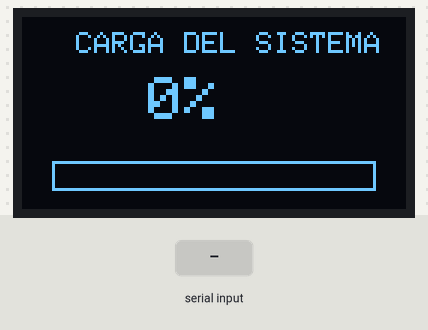
A sketch run on a simulated ESP32. On the bench: 128×64 one-colour display. The test bench sets the inputs (shaded band). What the sketch prints to the serial monitor is not drawn.

Above: at 1.2 s.
1.3 s: "90,45\n" received over Serial
At 2.2 s:
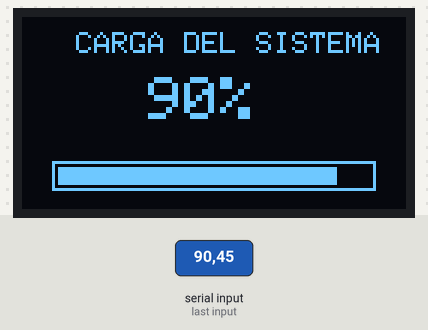
2.8 s: "30,150\n" received over Serial
At 3.3 s:
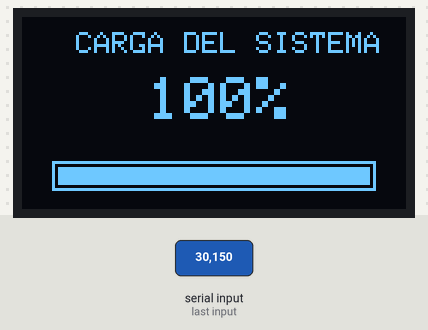
Timing chart, 0 to 5.8 s (numbered marks = the images above; inputs shaded):
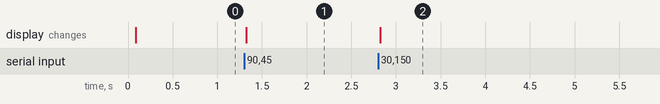

Measured:
- after the input at 1.3 s, the display: changes at once (image 1)
- after the input at 2.8 s, the display: changes at once (image 2)

The sketch:

OLED_SSD1306.ino
```cpp
#include <Wire.h>
#include <Adafruit_GFX.h>
#include <Adafruit_SSD1306.h>

#define SCREEN_WIDTH 128
#define SCREEN_HEIGHT 64

#define OLED_SDA 21
#define OLED_SCL 22
#define OLED_RESET -1

Adafruit_SSD1306 display(SCREEN_WIDTH, SCREEN_HEIGHT, &Wire, OLED_RESET);

int progreso = 0;

void dibujarBarra(int valor) {
  display.clearDisplay();

  // Título
  display.setTextSize(1);
  display.setTextColor(SSD1306_WHITE);
  display.setCursor(18, 5);
  display.print("CARGA DEL SISTEMA");

  // Porcentaje grande
  display.setTextSize(2);
  display.setCursor(42, 20);
  display.print(valor);
  display.print("%");

  // Marco de la barra
  int x = 10;
  int y = 48;
  int ancho = 108;
  int alto = 10;

  display.drawRect(x, y, ancho, alto, SSD1306_WHITE);

  // Ancho interno proporcional
  int anchoRelleno = map(valor, 0, 100, 0, ancho - 4);

  display.fillRect(x + 2, y + 2, anchoRelleno, alto - 4, SSD1306_WHITE);

  display.display();
}

void setup() {
  Serial.begin(115200);

  Wire.begin(OLED_SDA, OLED_SCL);

  if (!display.begin(SSD1306_SWITCHCAPVCC, 0x3C)) {
    Serial.println("No se encontro la pantalla OLED SSD1306");
    while (true);
  }

  display.clearDisplay();
  display.display();

  Serial.println("Sistema iniciado.");
  Serial.println("Envia numeros de 0 a 100 por Serial.");
  Serial.println("Los valores se acumulan hasta llegar a 100.");

  dibujarBarra(progreso);
}

void loop() {
  if (Serial.available()) {
    int valorRecibido = Serial.parseInt();

    if (valorRecibido < 0) {
      valorRecibido = 0;
    }

    progreso += valorRecibido;

    if (progreso > 100) {
      progreso = 100;
    }

    Serial.print("Valor recibido: ");
    Serial.println(valorRecibido);

    Serial.print("Progreso acumulado: ");
    Serial.print(progreso);
    Serial.println("%");

    dibujarBarra(progreso);

    while (Serial.available()) {
      Serial.read();
    }
  }
}
```
